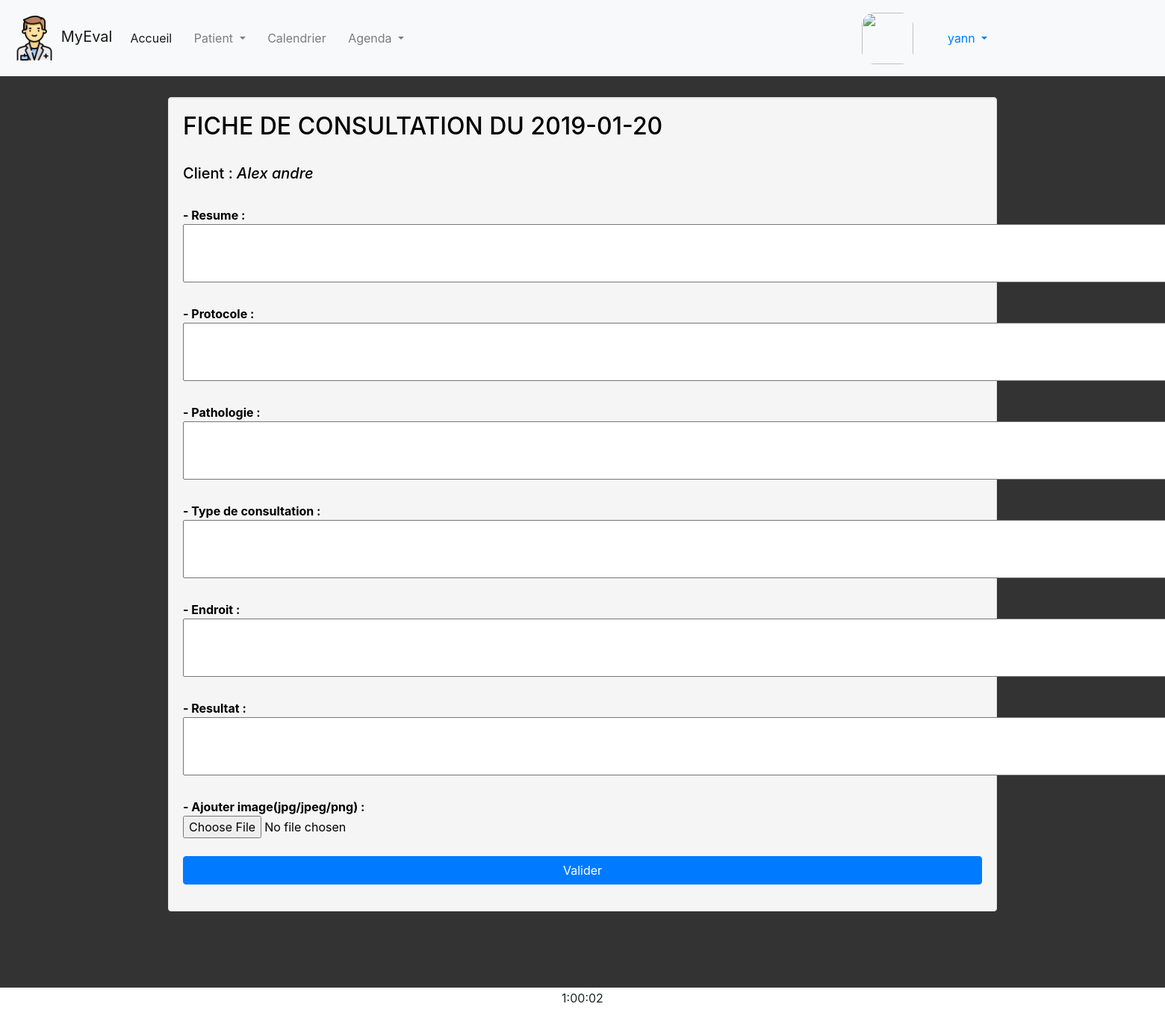
The app's page /index.php?page=fiche&num=5 (signed in) with its own data.
### tables this page shows
CREATE TABLE IF NOT EXISTS `rdv` (
  `id` INT(11) NOT NULL AUTO_INCREMENT,
  `time` TIME NOT NULL,
  `date` DATE NOT NULL,
  `description` VARCHAR(255) NULL,
  `patient_id` INT(11) NOT NULL,
  `fiche_consult_id` INT(11) NOT NULL,
  PRIMARY KEY (`id`),
  INDEX `fk_rdv_patient1_idx` (`patient_id` ASC),
  INDEX `fk_rdv_fiche_consult1_idx` (`fiche_consult_id` ASC),
  CONSTRAINT `fk_rdv_patient1`
    FOREIGN KEY (`patient_id`)
    REFERENCES `patient` (`id`)
    ON DELETE NO ACTION
    ON UPDATE NO ACTION,
  CONSTRAINT `fk_rdv_fiche_consult1`
    FOREIGN KEY (`fiche_consult_id`)
    REFERENCES `fiche_consult` (`id`)
    ON DELETE NO ACTION
    ON UPDATE NO ACTION);

CREATE TABLE IF NOT EXISTS `patient` (
  `id` INT(11) NOT NULL AUTO_INCREMENT,
  `name` VARCHAR(45) NOT NULL,
  `prenom` VARCHAR(45) NOT NULL,
  `adresse` VARCHAR(85) NULL,
  `code_postal` INT(11) NULL,
  `mail` VARCHAR(75) NULL,
  `datebirth` DATE NULL,
  `tel` VARCHAR(11) NULL,
  `statut` ENUM('humain', 'animal') NULL,
  `responsable_id` INT(11) NOT NULL,
  PRIMARY KEY (`id`),
  INDEX `fk_patient_responsable1_idx` (`responsable_id` ASC),
  CONSTRAINT `fk_patient_responsable1`
    FOREIGN KEY (`responsable_id`)
    REFERENCES `responsable` (`id`)
    ON DELETE NO ACTION
    ON UPDATE NO ACTION);

### C/fiche_c.php (called while the page is built, shortened)
<?php
$fiche = fiche_SELECT($_GET['num']);
include('./V/fiche_v.php');
require_once('./V/template.php');
?>

### M/modele_select.php (called while the page is built, shortened)
<?php
function fiche_SELECT($id)
{
    $bdd = bdd();
    $query = "SELECT *
    FROM fiche_consult
    JOIN rdv ON rdv.fiche_consult_id = fiche_consult.id AND fiche_consult.id = :id
    JOIN patient ON rdv.patient_id = patient.id
    ;";
    $query_params = array(
        ':id' => $id
        );
    try {
        $stmt = $bdd->prepare($query);
        $stmt->execute($query_params);
    } catch(Exception $e) {
        die('Erreur : ' . $e->getMessage());
    }
    $qu = $stmt->fetchAll(PDO::FETCH_ASSOC);
    return $qu;
}
?>

### V/fiche_v.php (the view, shortened to what this page needs)
<div class="well" style="color: black">
    <form enctype="multipart/form-data" action='' method='POST'>
        <h2>FICHE DE CONSULTATION DU <?php echo $fiche['0']['date']; ?></h2><br>
        <h5>Client : <i><?php echo $fiche['0']['prenom']." "; echo $fiche['0']['name'];?></i></h5><br>
        <b> - Resume : </b><br>
        <textarea name="resume" rows="3" cols="145"><?php
        ?></textarea><br><br>
        <b> - Protocole : </b><br>
        <textarea name="protocole" rows="3" cols="145"> <?php
        ?></textarea><br><br>
        <b> - Pathologie : </b><br>
        <textarea name="pathologie" rows="3" cols="145"><?php
        ?></textarea><br><br>
        <b> - Type de consultation : </b><br>
        <textarea name="type" rows="3" cols="145"> <?php
        ?></textarea><br><br>
        <b> - Endroit : </b><br>
        <textarea name="place" rows="3" cols="145"> <?php
        ?></textarea><br><br>
        <b> - Resultat : </b><br><textarea name="resultat" rows="3" cols="145"> <?php
        ?></textarea><br><br>
        <b> - Ajouter image(jpg/jpeg/png) : </b><br>
        <input type='file' name='picture'><br><br>
        <div class="form-group">
            <input type="submit" class="btn btn-block btn-primary space-bottom" name="fichconfirm" value="Valider" />
        </div>
    </form>
</div>

### V/css/footer.css (style rules this page uses)
body { margin-bottom: 60px; }

### V/fiche_v.php (style rules this page uses)
.well { min-height: 20px; padding: 19px; margin-bottom: 20px; background-color: #f5f5f5; border: 1px solid #e3e3e3; -webkit-border-radius: 4px; -moz-border-radius: 4px; border-radius: 4px; -webkit-box-shadow: inset 0 1px 1px rgba(0, 0, 0, 0.05); -moz-box-shadow: inset 0 1px 1px rgba(0, 0, 0, 0.05); box-shadow: inset 0 1px 1px rgba(0, 0, 0, 0.05); }

### records on screen
rdv: date "2019-01-20", patient.prenom "Alex", patient.name "andre"

### other values on screen
$_SESSION['username'] "yann"
